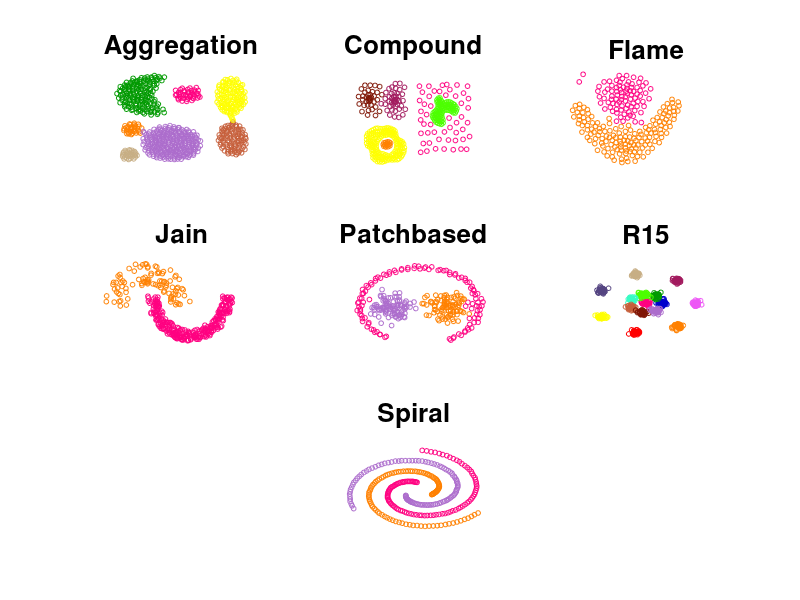

Here is the MATLAB script that generated this plot:
% Script for plotting the scatters of the artificial datasets 
% taken from http://cs.joensuu.fi/sipu/datasets/.
clc;
clear;
close all;

load Aggregation7.mat
load Compound6.mat
load Flame2.mat
load Jain2.mat
load Patchbased3.mat
load R15.mat
load Spiral3.mat
img = figure;
hold on;
dotsize = 12;
 colormap([1 0 .5; % magenta  
           0 0 .8; % blue  
           0 .6 0; % dark green  
           .3 1 0; % bright green 
           54/255 252/255 195/255; % turkese
           198/255 95/255 59/255; % amaranto
           127/255 21/255 5/255; % red brick
           172/255 108/255 204/255; % violet
           237/255 86/255 245/255; % pink
           162/255 26/255 94/255; % fuchsia
           199/255 174/255 132/255; % sand
           84/255 68/255 129/255; %purple
           1 1 0; %yellow 
           1 0 0; %red
           1 128/255 0; %orange
           ]);

subplot(331);
scatter(Aggregation(:,1), Aggregation(:,2), dotsize, Aggregation(:,3));
axis off;
title('Aggregation');
set(gca,'fontsize',17)
subplot(332);
scatter(Compound(:,1), Compound(:,2), dotsize, Compound(:,3));
axis off;
title('Compound');
set(gca,'fontsize',17)
subplot(333);
scatter(Flame(:,1), Flame(:,2), dotsize, Flame(:,3));
axis off;
title('Flame');
set(gca,'fontsize',17)
subplot(334);
scatter(Jain(:,1), Jain(:,2), dotsize, Jain(:,3));
axis off;
title('Jain');
set(gca,'fontsize',17)
subplot(335); 
scatter(Patchbased(:,1), Patchbased(:,2), dotsize, Patchbased(:,3));
axis off;
title('Patchbased');
set(gca,'fontsize',17)
subplot(336);
scatter(R15(:,1), R15(:,2), dotsize, R15(:,3));
axis off;
title('R15');
set(gca,'fontsize',17)
subplot(338);
scatter(Spiral(:,1), Spiral(:,2), dotsize, Spiral(:,3));
axis off;
title('Spiral');
set(gca,'fontsize',17)
set(img,'Renderer', 'painters', 'Position', [100 50 1250 850])
